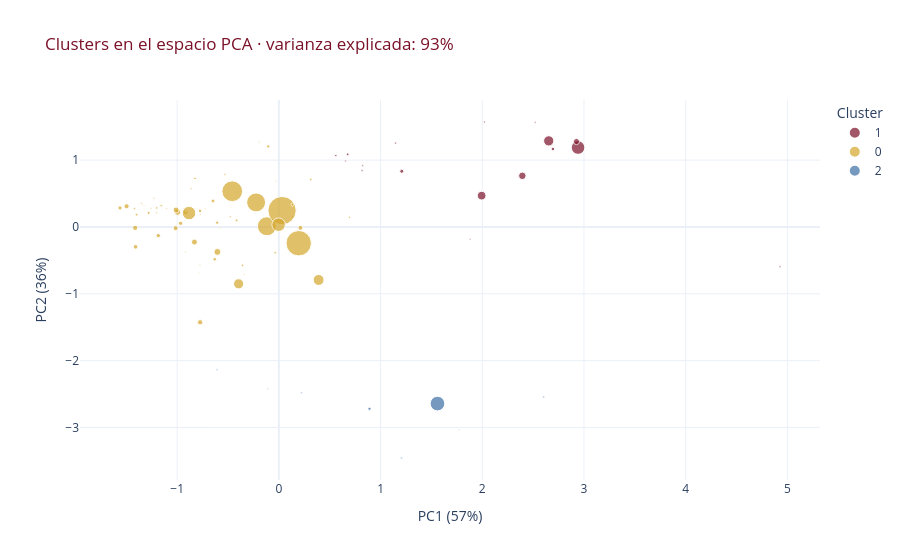

Here is the notebook cell this chart was saved with:
### Markdown cell above
### 6.6 · Visualización de clusters con PCA *(requisito)*
Reducimos las 6 dimensiones a 2 para poder verlos.

### Code cell
pca = PCA(n_components=2, random_state=42)
comp = pca.fit_transform(X)
perfil["PC1"], perfil["PC2"] = comp[:,0], comp[:,1]
var = pca.explained_variance_ratio_

fig = px.scatter(perfil, x="PC1", y="PC2", color=perfil["cluster"].astype(str),
                 size="n_accidentes", hover_name="unidad",
                 hover_data={"tasa_permanente":":.1f", "n_accidentes":":,",
                             "PC1":False, "PC2":False, "cluster":False},
                 color_discrete_sequence=PALETA,
                 labels={"color":"Cluster"},
                 title=f"Clusters en el espacio PCA · varianza explicada: {var.sum()*100:.0f}%")
fig.update_layout(height=560, template=TEMPLATE, title_font_color=GRANATE,
                  xaxis_title=f"PC1 ({var[0]*100:.0f}%)", yaxis_title=f"PC2 ({var[1]*100:.0f}%)")
fig.show()
print("Pasa el mouse por cada punto para ver qué sector/región es (gráfico interactivo).")

### Figure 1 — Plotly figure (JSON) as saved in the notebook; plotly's stock layout.template omitted (floating-point values rounded to 4 significant figures; data arrays with more than 128 entries replaced by an {"elided": "..."} marker saying what was removed)
{"data": [{"customdata": [[49.11, 112.0, 1.0], [28.7, 108.0, 1.0], [40.33, 1939.0, 1.0], [74.79, 119.0, 1.0], [45.04, 1452.0, 1.0], [29.27, 410.0, 1.0], [28.75, 80.0, 1.0], [55.76, 4695.0, 1.0], [35.23, 176.0, 1.0], [57.87, 966.0, 1.0], [55.91, 93.0, 1.0], [55.27, 2694.0, 1.0], [34.52, 84.0, 1.0], [33.09, 139.0, 1.0], [41.35, 104.0, 1.0], [59.59, 339.0, 1.0], [52.63, 114.0, 1.0]], "hovertemplate": "<b>%{hovertext}</b><br><br>Cluster=1<br>n_accidentes=%{customdata[1]:,}<br>tasa_permanente=%{customdata[0]:.1f}<extra></extra>", "hovertext": ["ACTIVIDADES INMOBILIAR · ANCASH", "INDUSTRIAS MANUFACTURE · ANCASH", "ACTIVIDADES INMOBILIAR · CALLAO", "ADMINISTRACIÎ PLICA Y · CALLAO", "COMERCIO AL POR MAYOR  · CALLAO", "CONSTRUCCIÎ · CALLAO", "HOTELES Y RESTAURANTES · CALLAO", "INDUSTRIAS MANUFACTURE · CALLAO", "NO DETERMINADO · CALLAO", "OTRAS ACTIV. SERV. COM · CALLAO", "PESCA · CALLAO", "TRANSPORTE, ALMACENAMI · CALLAO", "COMERCIO AL POR MAYOR  · LA LIBERTAD", "CONSTRUCCIÎ · LA LIBERTAD", "INDUSTRIAS MANUFACTURE · LA LIBERTAD", "PESCA · LIMA", "INDUSTRIAS MANUFACTURE · LORETO"], "legendgroup": "1", "marker": {"color": "#7a1128", "size": [112, 108, 1939, 119, 1452, 410, 80, 4695, 176, 966, 93, 2694, 84, 139, 104, 339, 114], "sizemode": "area", "sizeref": 51.31, "symbol": "circle"}, "mode": "markers", "name": "1", "orientation": "v", "showlegend": true, "type": "scatter", "x": [1.146, 0.8179, 1.994, 4.927, 2.394, 1.208, 1.88, 2.942, 0.6765, 2.926, 2.52, 2.653, 0.6548, 0.5603, 0.825, 2.695, 2.023], "xaxis": "x", "y": [1.255, 0.8469, 0.4688, -0.5954, 0.7654, 0.8339, -0.1828, 1.188, 1.088, 1.278, 1.567, 1.289, 0.9874, 1.068, 0.9165, 1.167, 1.571], "yaxis": "y"}, {"customdata": {"elided": "60x3 float values"}, "hovertemplate": "<b>%{hovertext}</b><br><br>Cluster=0<br>n_accidentes=%{customdata[1]:,}<br>tasa_permanente=%{customdata[0]:.1f}<extra></extra>", "hovertext": ["COMERCIO AL POR MAYOR  · ANCASH", "CONSTRUCCIÎ · ANCASH", "EXPLOTACIÎ DE MINAS Y  · ANCASH", "TRANSPORTE, ALMACENAMI · ANCASH", "ACTIVIDADES INMOBILIAR · APURIMAC", "ACTIVIDADES INMOBILIAR · AREQUIPA", "ADMINISTRACIÎ PLICA Y · AREQUIPA", "AGRICULTURA, GANADERA, · AREQUIPA", "COMERCIO AL POR MAYOR  · AREQUIPA", "CONSTRUCCIÎ · AREQUIPA", "EXPLOTACIÎ DE MINAS Y  · AREQUIPA", "INDUSTRIAS MANUFACTURE · AREQUIPA", "INTERMEDIACIÎ FINANCIE · AREQUIPA", "OTRAS ACTIV. SERV. COM · AREQUIPA", "SUMINISTRO DE ELECTRIC · AREQUIPA", "TRANSPORTE, ALMACENAMI · AREQUIPA", "ACTIVIDADES INMOBILIAR · CAJAMARCA", "ADMINISTRACIÎ PLICA Y · CAJAMARCA", "COMERCIO AL POR MAYOR  · CAJAMARCA", "CONSTRUCCIÎ · CAJAMARCA", "EXPLOTACIÎ DE MINAS Y  · CAJAMARCA", "INDUSTRIAS MANUFACTURE · CAJAMARCA", "EXPLOTACIÎ DE MINAS Y  · CUSCO", "EXPLOTACIÎ DE MINAS Y  · HUANCAVELICA", "AGRICULTURA, GANADERA, · ICA", "EXPLOTACIÎ DE MINAS Y  · ICA", "INDUSTRIAS MANUFACTURE · ICA", "ACTIVIDADES INMOBILIAR · LA LIBERTAD", "EXPLOTACIÎ DE MINAS Y  · LA LIBERTAD", "TRANSPORTE, ALMACENAMI · LA LIBERTAD", "ACTIVIDADES INMOBILIAR · LIMA", "ADMINISTRACIÎ PLICA Y · LIMA", "AGRICULTURA, GANADERA, · LIMA", "COMERCIO AL POR MAYOR  · LIMA", "CONSTRUCCIÎ · LIMA", "ENSEANZA · LIMA", "EXPLOTACIÎ DE MINAS Y  · LIMA", "HOTELES Y RESTAURANTES · LIMA", "INDUSTRIAS MANUFACTURE · LIMA", "INTERMEDIACIÎ FINANCIE · LIMA", "NO DETERMINADO · LIMA", "OTRAS ACTIV. SERV. COM · LIMA", "SUMINISTRO DE ELECTRIC · LIMA", "TRANSPORTE, ALMACENAMI · LIMA", "EXPLOTACIÎ DE MINAS Y  · LORETO", "EXPLOTACIÎ DE MINAS Y  · MOQUEGUA", "EXPLOTACIÎ DE MINAS Y  · PASCO", "PESCA · PASCO", "ACTIVIDADES INMOBILIAR · PIURA", "AGRICULTURA, GANADERA, · PIURA", "COMERCIO AL POR MAYOR  · PIURA", "CONSTRUCCIÎ · PIURA", "EXPLOTACIÎ DE MINAS Y  · PIURA", "HOTELES Y RESTAURANTES · PIURA", "INDUSTRIAS MANUFACTURE · PIURA", "OTRAS ACTIV. SERV. COM · PIURA", "PESCA · PIURA", "TRANSPORTE, ALMACENAMI · PIURA", "CONSTRUCCIÎ · TACNA", "EXPLOTACIÎ DE MINAS Y  · TACNA"], "legendgroup": "0", "marker": {"color": "#d4a72c", "size": [62, 116, 269, 174, 59, 922, 737, 283, 653, 987, 659, 1228, 54, 467, 73, 904, 63, 154, 67, 114, 135, 53, 237, 60, 68, 79, 116, 118, 378, 160, 16582, 2632, 626, 9315, 11063, 329, 4629, 3034, 20526, 164, 212, 4693, 308, 9206, 68, 163, 201, 50, 495, 183, 546, 677, 151, 59, 694, 114, 96, 456, 52, 81], "sizemode": "area", "sizeref": 51.31, "symbol": "circle"}, "mode": "markers", "name": "0", "orientation": "v", "showlegend": true, "type": "scatter", "x": [-0.1937, -0.5301, -0.1047, -0.8247, -0.03101, -0.8302, -0.7742, -0.606, -1.015, -0.9958, -0.9174, -0.6044, -0.3397, -0.9657, -1.258, -1.01, -0.7731, -0.3564, -0.7759, -0.8631, 0.1335, -0.9159, -1.28, -0.724, -1.104, -1.226, -0.4777, 0.6942, -0.6475, 0.3134, 0.1951, -0.3959, 0.2119, -0.1174, -0.4584, -0.6306, -0.8834, 0.391, 0.03158, -0.03628, 0.1341, -0.002472, -0.7745, -0.2235, -0.5829, -1.2, -0.4156, -0.7838, -1.186, -1.399, -1.408, -1.497, -1.157, -0.9163, -1.413, -1.419, -1.203, -1.562, -1.326, -1.351], "xaxis": "x", "y": [1.266, 0.7834, 1.206, 0.7271, 0.6849, -0.2258, -1.426, 0.06397, -0.01752, 0.2208, 0.2191, -0.3728, -0.7111, 0.05545, 0.2786, 0.2551, 0.1882, -0.573, -0.5749, 0.5715, 0.1526, 0.2286, 0.2113, 0.2677, 0.2754, 0.4299, 0.1531, 0.1453, 0.3891, 0.7103, -0.2429, -0.8506, -0.01307, 0.01142, 0.5346, -0.4834, 0.2082, -0.7923, 0.2458, -0.3859, 0.3338, 0.03394, 0.2412, 0.3676, -0.01307, 0.2853, 0.09959, -0.6864, -0.1298, 0.1845, -0.2972, 0.31, 0.3195, -0.37, -0.01294, 0.2765, 0.2113, 0.2846, 0.3226, 0.3535], "yaxis": "y"}, {"customdata": [[1.471, 272.0, 2.0], [22.69, 119.0, 2.0], [0.0, 90.0, 2.0], [12.39, 5465.0, 2.0], [0.0, 84.0, 2.0], [1.515, 66.0, 2.0], [1.333, 75.0, 2.0], [5.556, 54.0, 2.0]], "hovertemplate": "<b>%{hovertext}</b><br><br>Cluster=2<br>n_accidentes=%{customdata[1]:,}<br>tasa_permanente=%{customdata[0]:.1f}<extra></extra>", "hovertext": ["SERVICIOS SOCIALES Y D · AREQUIPA", "SERVICIOS SOCIALES Y D · CALLAO", "SERVICIOS SOCIALES Y D · HUANCAVELICA", "SERVICIOS SOCIALES Y D · LIMA", "SERVICIOS SOCIALES Y D · LORETO", "SERVICIOS SOCIALES Y D · PIURA", "SERVICIOS SOCIALES Y D · TACNA", "SERVICIOS SOCIALES Y D · TUMBES"], "legendgroup": "2", "marker": {"color": "#3b6ea5", "size": [272, 119, 90, 5465, 84, 66, 75, 54], "sizemode": "area", "sizeref": 51.31, "symbol": "circle"}, "mode": "markers", "name": "2", "orientation": "v", "showlegend": true, "type": "scatter", "x": [0.8912, 2.604, 1.207, 1.559, -0.6071, -0.1103, 0.2221, 1.772], "xaxis": "x", "y": [-2.721, -2.545, -3.457, -2.643, -2.135, -2.424, -2.48, -3.037], "yaxis": "y"}], "layout": {"height": 560, "legend": {"itemsizing": "constant", "title": {"text": "Cluster"}, "tracegroupgap": 0}, "title": {"font": {"color": "#7a1128"}, "text": "Clusters en el espacio PCA · varianza explicada: 93%"}, "xaxis": {"anchor": "y", "domain": [0, 1], "title": {"text": "PC1 (57%)"}}, "yaxis": {"anchor": "x", "domain": [0, 1], "title": {"text": "PC2 (36%)"}}}}
